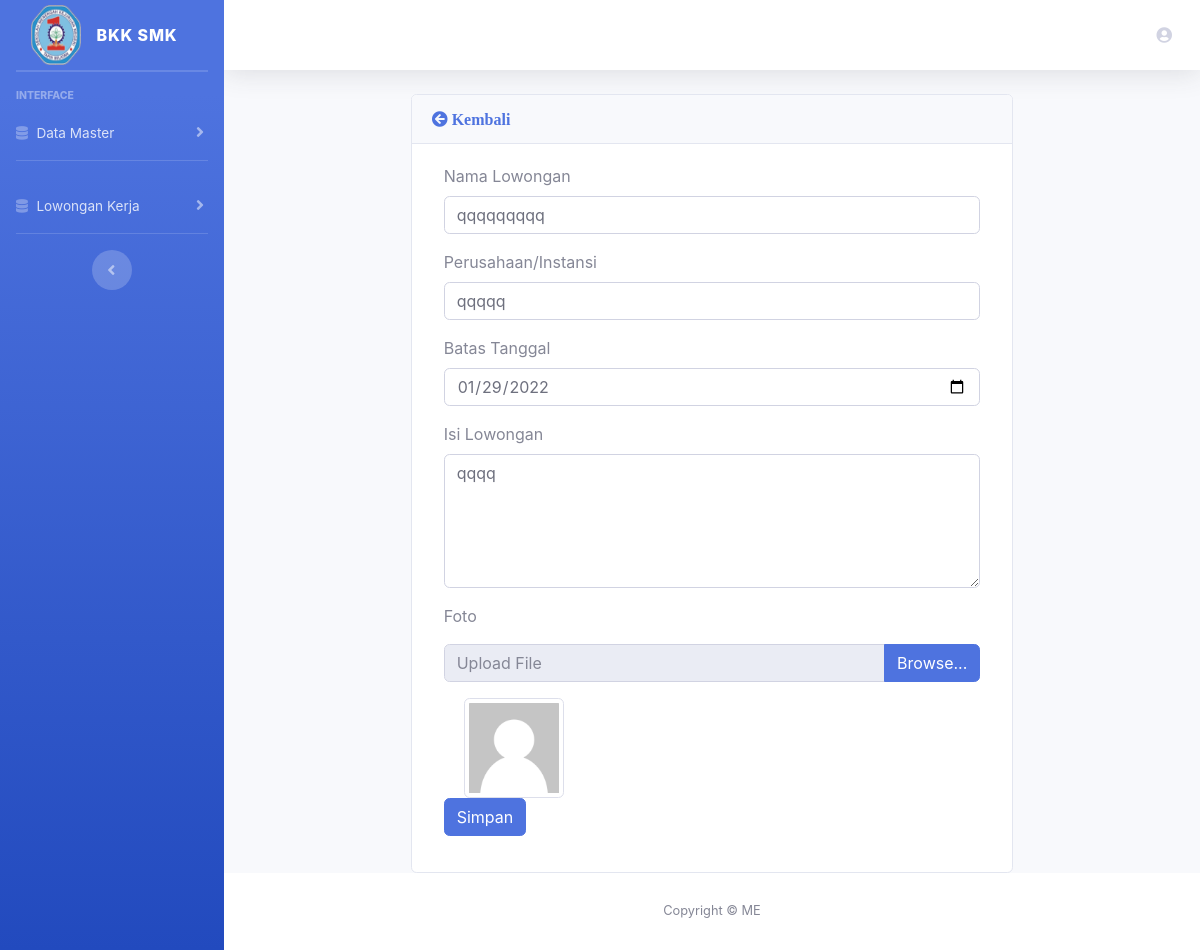
/admin/edit_lowongan/9, run on the app's committed database.
### tables this page shows
CREATE TABLE `lowongan` (
  `id_lowongan` int(11) NOT NULL,
  `nama_lowongan` varchar(100) NOT NULL,
  `isi_lowongan` text NOT NULL,
  `batas_tanggal` varchar(20) NOT NULL,
  `nama_perusahaan` varchar(100) NOT NULL,
  `kode` varchar(255) NOT NULL,
  `foto` text NOT NULL
);

### application/controllers/Admin.php (called while the page is built, shortened)
<?php
class Admin extends CI_Controller
{
    public function __construct()
    {
        $this->load->library('form_validation');
        $this->load->model('lowongan_m');
        $this->load->model('jurusan_m');
        $this->load->model('alumni_m');
    }
    public function edit_lowongan($id_lowongan)
    {
        $data['judul'] = 'Data Pegawai';
        $data['nama'] = $this->session->userdata('nama_alumni');
        $data['data'] = $this->lowongan_m->get_row_lowongan($id_lowongan);
        $this->load->view('template/header', $data);
        $this->load->view('admin/lowongan/edit_lowongan', $data);
        $this->load->view('template/footer');
    }
}

### index.php (called while the page is built, shortened)
<?php
require_once BASEPATH.'core/CodeIgniter.php';

### application/models/Lowongan_m.php (called while the page is built, shortened)
<?php
class Lowongan_m extends CI_Model
{
    public function get_row_lowongan($id_lowongan)
    {
        $this->db->where('id_lowongan', $id_lowongan);
        return  $this->db->get('lowongan')->row();
    }
}

### application/views/admin/lowongan/edit_lowongan.php (the view, shortened to what this page needs)
<div class="container col-8">
    <div class="card">
        <div class="card-header">
            <a href="<?= base_url('admin') ?>"><i class="fas fa-arrow-circle-left"> Kembali</i></a>
        </div>
        <div class="card-body">
            <div class="row">
                <div class="container-fluid">
                    <form action="<?= base_url('admin/proses_update_lowongan/' . $data->id_lowongan)  ?>" method="POST" enctype="multipart/form-data">
                        <div class="form-group">
                            <label for="inputItem">Nama Lowongan</label>
                            <input type="text" class="form-control" id="nama_lowongan" name="nama_lowongan" value="<?= $data->nama_lowongan ?>" placeholder="Nama Lowongan">
                        </div>
                        <div class="form-group">
                            <label for="inputItem">Perusahaan/Instansi</label>
                            <input type="text" class="form-control" id="nama_perusahaan" name="nama_perusahaan" value="<?= $data->nama_perusahaan ?>" placeholder="Nama Perusahaan/isntansi">
                        </div>
                        <div class="form-group">
                            <label for="inputItem">Batas Tanggal</label>
                            <input type="date" class="form-control" id="batas_tanggal" name="batas_tanggal" value="<?= $data->batas_tanggal ?>" placeholder="Batas Tanggal">
                        </div>
                        <div class="form-group">
                            <label for="inputItem">Isi Lowongan</label>
                            <textarea class="form-control" name="isi_lowongan" rows="5"><?= $data->isi_lowongan ?> </textarea>
                        </div>
                        <tr>
                            <td>Foto</td>
                            <td>
                                <div class="input-group my-3">
                                    <input type="text" class="form-control" disabled placeholder="Upload File" id="foto">
                                    <div class="input-group-append">
                                        <button type="button" class="browse btn btn-primary">Browse...</button>
                                    </div>
                                </div>
                                <div class="ml-2 col-sm-6">
                                    <img src="<?= base_url("assets/images/default.png") ?>" width="100" height="100" id="preview" class="img-thumbnail">
                                </div>
                            </td>
                        </tr>
                        <div class="form-group">
                            <button type="submit" class="btn btn-primary">Simpan</button>
                        </div>
                    </form>
                </div>
            </div>
        </div>
    </div>
</div>

### data on the page
lowongan: nama_lowongan "qqqqqqqqq", nama_perusahaan "qqqqq", batas_tanggal "01/29/2022", isi_lowongan "qqqq"
